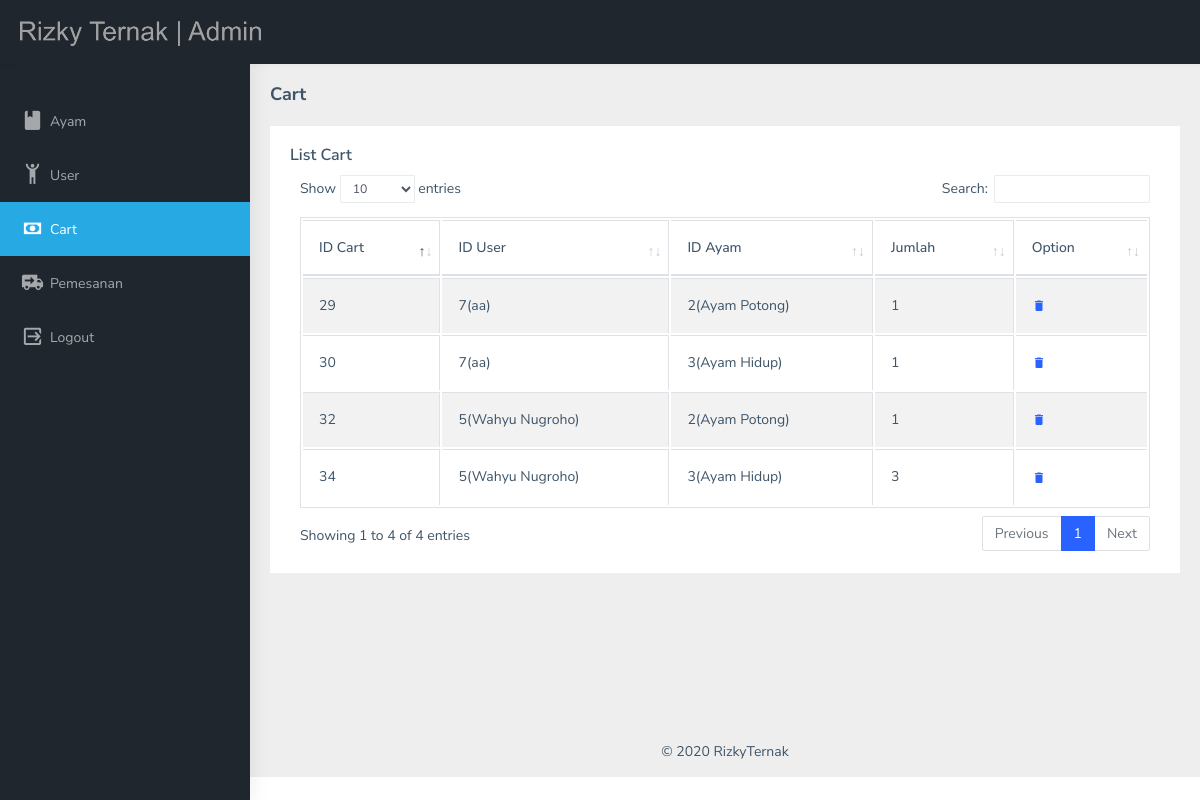
The page /admin/cart.php on the database its author committed.
### tables this page shows
CREATE TABLE `t_cart` (
  `id_cart` int(5) NOT NULL,
  `id_user` int(5) NOT NULL,
  `id_ayam` int(5) NOT NULL,
  `jumlah` int(10) NOT NULL
);

CREATE TABLE `t_user` (
  `id_user` int(5) NOT NULL,
  `username` varchar(50) NOT NULL,
  `password` varchar(255) NOT NULL,
  `nama` varchar(50) NOT NULL,
  `alamat` text NOT NULL,
  `kodepos` varchar(6) NOT NULL,
  `no_hp` char(13) NOT NULL,
  `type_user` enum('user','admin') NOT NULL
);

CREATE TABLE `t_ayam` (
  `id_ayam` int(5) NOT NULL,
  `jenis_ayam` varchar(20) NOT NULL,
  `ukuran` varchar(20) NOT NULL,
  `harga` int(20) NOT NULL,
  `gambar` varchar(500) NOT NULL,
  `deskripsi` text NOT NULL
);

### admin/cart.php (the view)
<?php include 'header.php';?>
            <div class="page-breadcrumb">
                <div class="row">
                    <div class="col-12 d-flex no-block align-items-center">
                        <h4 class="page-title">Cart</h4>
                    </div>
                </div>
            </div>
            <div class="container-fluid">
                <div class="row">
                    <div class="col-md-12">
                        <div class="card">
                            <div class="card-body">
                                <h5 class="card-title">List Cart</h5>
                                <div class="table-responsive">
                                    <table id="zero_config" class="table table-striped table-bordered">
                                        <thead>
                                            <tr>
                                                <th>ID Cart</th>
                                                <th>ID User</th>
                                                <th>ID Ayam</th>
                                                <th>Jumlah</th>
                                                <th>Option</th>
                                            </tr>
                                        </thead>
                                        <tbody>
                                                <?php
                                                $sql= "SELECT * FROM t_cart,t_ayam,t_user WHERE t_cart.id_ayam = t_ayam.id_ayam AND t_cart.id_user = t_user.id_user";
                                                $query= mysqli_query($dbc,$sql);
                                                while($cart = mysqli_fetch_array($query))
                                                {
                                                    echo "<tr>";
                                                    echo "<td>".$cart['id_cart']."</td>";
                                                    echo "<td>".$cart['id_user']."(".$cart['nama'].")</td>";
                                                    echo "<td>".$cart['id_ayam']."(".$cart['jenis_ayam'].")</td>";
                                                    echo "<td>".$cart['jumlah']."</td>";
                                                    echo "<td>";
                                                    echo "
                                                <a class='sidebar-link waves-effect waves-dark sidebar-link' href='hapus_cart.php?id=".$cart['id_cart']."'onclick=\"return  confirm('Apakah yakin akan menghapus? Y/N');\" aria-expanded='false'>
                                                <i class='mdi mdi-delete'></i>
                                                <span class='hide-menu'></span></a>";
                                                echo "</tr>";
                                                }
                                                ?>
                                        </tbody>
                                    </table>
                                </div>
                            </div>
                        </div>
                    </div>
                </div>
            </div>
<?php include 'footer.php';?>

### admin/header.php (shortened to what this page needs)
<!DOCTYPE html>
<html dir="ltr" lang="en">
<head>
    <link rel="stylesheet" type="text/css" href="assets/extra-libs/multicheck/multicheck.css">
    <link href="assets/libs/datatables.net-bs4/css/dataTables.bootstrap4.css" rel="stylesheet">
    <link rel="stylesheet" type="text/css" href="assets/libs/select2/dist/css/select2.min.css">
    <link rel="stylesheet" type="text/css" href="assets/libs/jquery-minicolors/jquery.minicolors.css">
    <link rel="stylesheet" type="text/css" href="assets/libs/bootstrap-datepicker/dist/css/bootstrap-datepicker.min.css">
    <link rel="stylesheet" type="text/css" href="assets/libs/quill/dist/quill.snow.css">
    <link href="dist/css/style.min.css" rel="stylesheet">
</head>
<body>
    <div id="main-wrapper">
        <header class="topbar" data-navbarbg="skin5">
            <nav class="navbar top-navbar navbar-expand-md navbar-dark">
                <div class="navbar-header" data-logobg="skin5">
                    <a class="navbar-brand" href="index.html">
                        <b class="logo-icon p-l-10">
                            <img src="../img/logo5.png" widht=35 height=25 alt="homepage" class="light-logo" />
                        </b>
                    </a>
                </div>
            </nav>
        </header>
        <aside class="left-sidebar" data-sidebarbg="skin5">
            <div class="scroll-sidebar">
                <nav class="sidebar-nav">
                    <ul id="sidebarnav" class="p-t-30">
                        <li class="sidebar-item"> <a class="sidebar-link waves-effect waves-dark sidebar-link" href="ayam.php" aria-expanded="false"><i class="mdi mdi-book"></i><span class="hide-menu">Ayam</span></a></li>
                        <li class="sidebar-item"> <a class="sidebar-link waves-effect waves-dark sidebar-link" href="user.php" aria-expanded="false"><i class="mdi mdi-human-handsup"></i><span class="hide-menu">User</span></a></li>
                        <li class="sidebar-item"> <a class="sidebar-link waves-effect waves-dark sidebar-link" href="cart.php" aria-expanded="false"><i class="mdi mdi-cash"></i><span class="hide-menu">Cart</span></a></li>
                        <li class="sidebar-item"> <a class="sidebar-link waves-effect waves-dark sidebar-link" href="pemesanan.php" aria-expanded="false"><i class="mdi mdi-truck-delivery"></i><span class="hide-menu">Pemesanan</span></a></li>
                        <li class="sidebar-item"> <a class="sidebar-link waves-effect waves-dark sidebar-link" href="../logout.php" aria-expanded="false"><i class="mdi mdi-logout-variant"></i><span class="hide-menu">Logout</span></a></li>
                    </ul>
                </nav>
            </div>
        </aside>
        <div class="page-wrapper">

### admin/footer.php (shortened to what this page needs)
            <footer class="footer text-center">
            &copy; 2020 RizkyTernak <a href=""></a>
            </footer>
        </div>
</body>
</html>

### rows shown on the page
t_cart: id_cart "29", id_user.id_user "7", id_user.nama "aa", id_ayam.id_ayam "2", id_ayam.jenis_ayam "Ayam Potong", jumlah "1"
t_cart: id_cart "30", id_user.id_user "7", id_user.nama "aa", id_ayam.id_ayam "3", id_ayam.jenis_ayam "Ayam Hidup", jumlah "1"
t_cart: id_cart "32", id_user.id_user "5", id_user.nama "Wahyu Nugroho", id_ayam.id_ayam "2", id_ayam.jenis_ayam "Ayam Potong", jumlah "1"
t_cart: id_cart "34", id_user.id_user "5", id_user.nama "Wahyu Nugroho", id_ayam.id_ayam "3", id_ayam.jenis_ayam "Ayam Hidup", jumlah "3"
